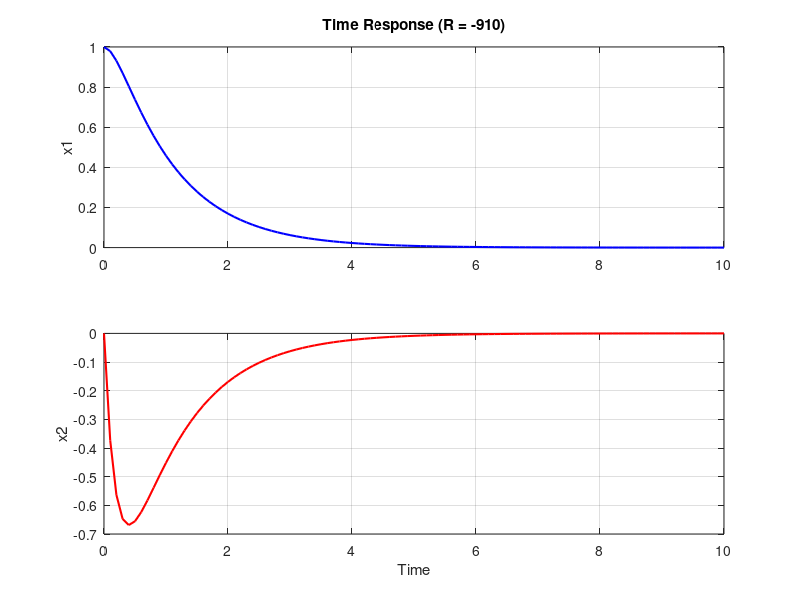
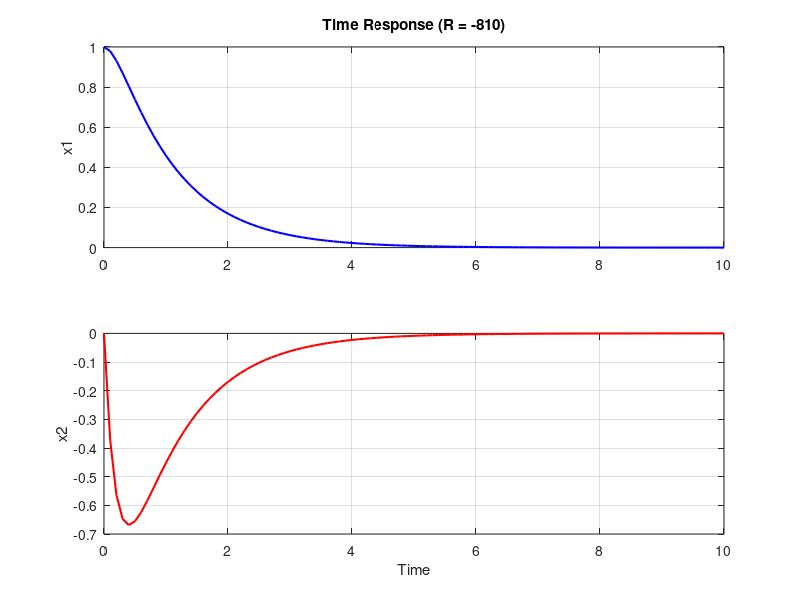
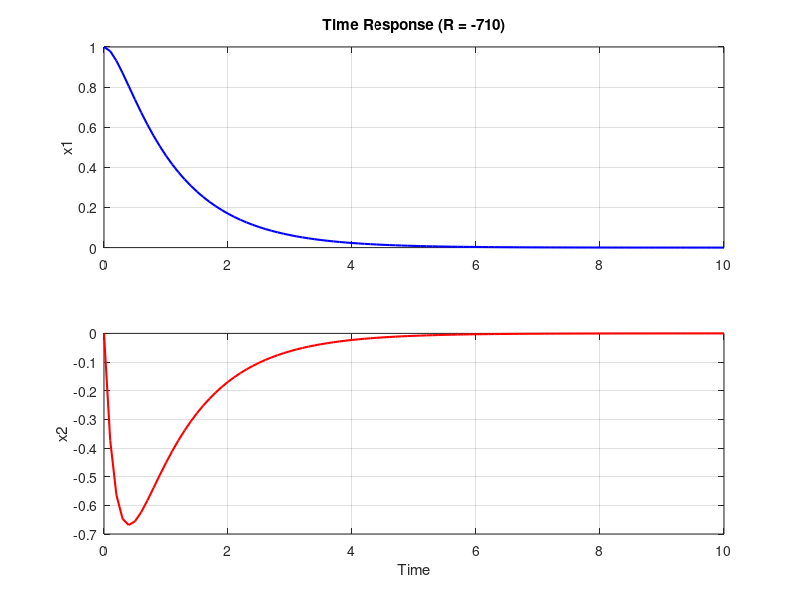
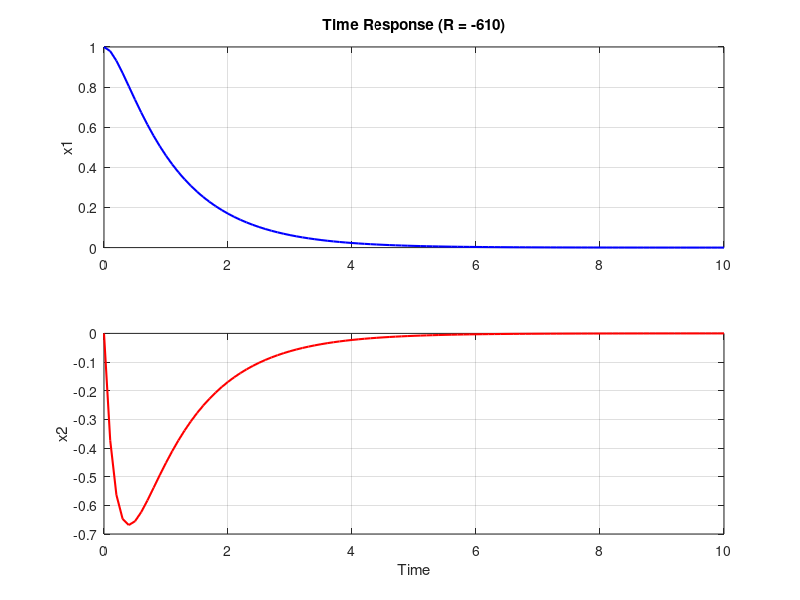

Reproduce these figures in MATLAB, in order. (Note: this script raises an error after producing the figures.)
A = [0 1; -5 -6];
B = [0; 1];
Q = [1 0; 0 1];
x0 = [1; 0];

% Rの値の範囲とステップサイズの設定
R_values = -1000:10:1000;

for i = 1:length(R_values)
    R = R_values(i); % Rの値を設定

    [K, P, ~] = lqr(A, B, Q, R); % 最適レギュレータのゲイン行列Kを計算

    t = 0:0.1:10; % 時間範囲
    sys = ss(A-B*K, B, eye(2), zeros(2,1)); % システムモデルを作成
    [~, ~, x] = initial(sys, x0, t); % 初期値からの時間応答を計算

    % グラフのプロット
    if mod(i, 10) == 0 % 1/10のみ表示
        figure;
        subplot(2, 1, 1);
        plot(t, x(:, 1), 'b', 'LineWidth', 1.5);
        ylabel('x1');
        title(['Time Response (R = ' num2str(R_values(i)) ')']);
        grid on;

        subplot(2, 1, 2);
        plot(t, x(:, 2), 'r', 'LineWidth', 1.5);
        ylabel('x2');
        xlabel('Time');
        grid on;
    end
end
